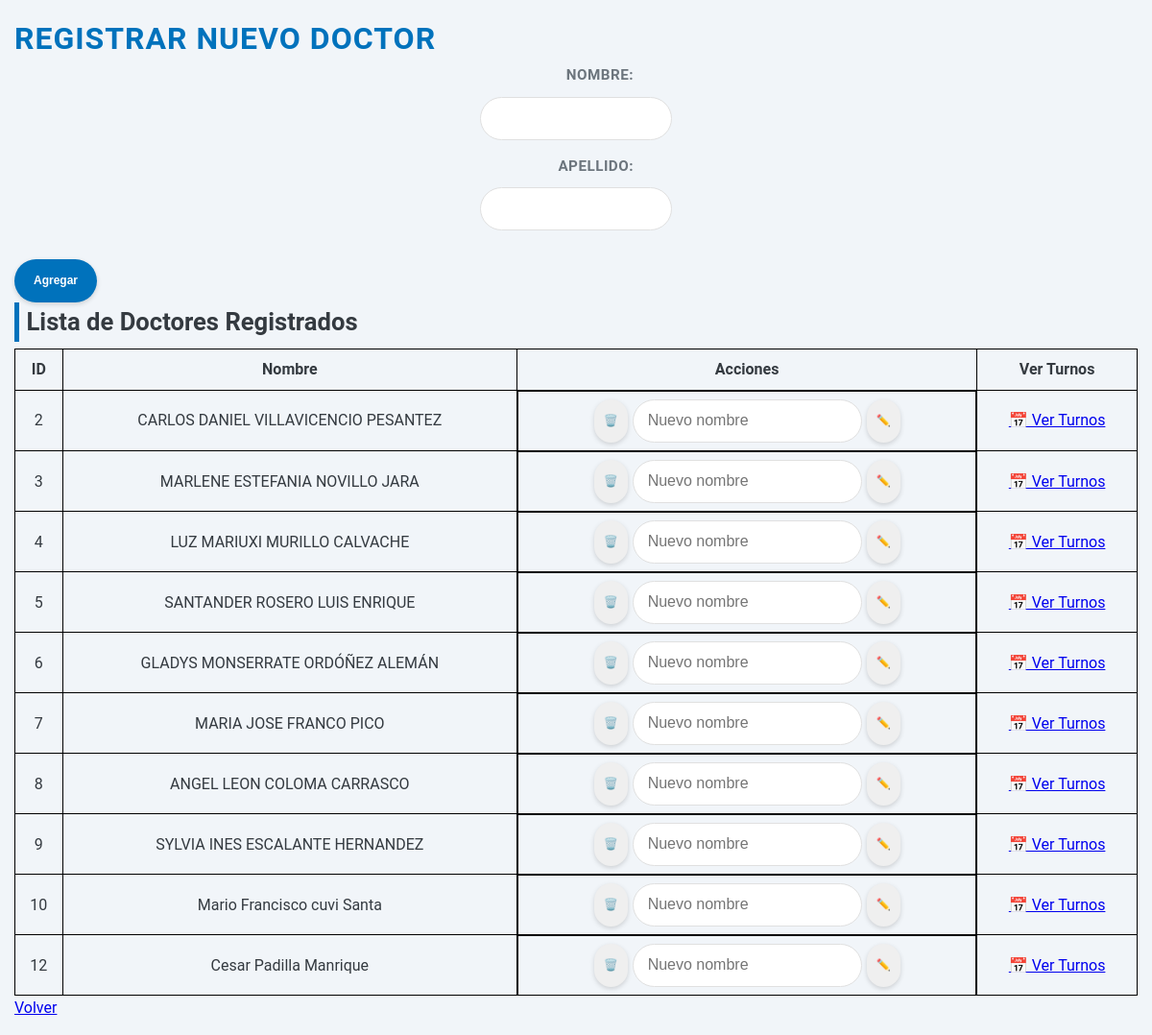
The page /nuevo_doctor (signed in) on the database as committed earlier.
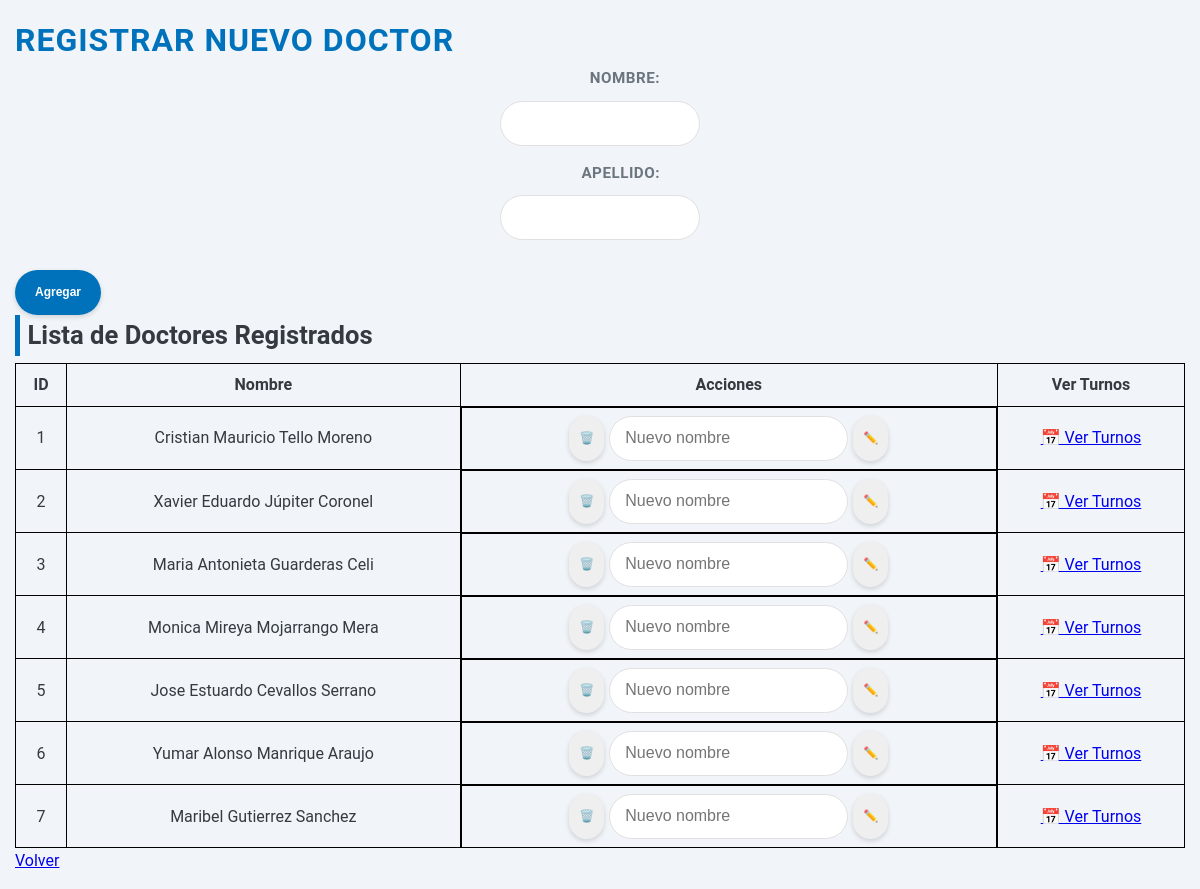
The same page on the database as committed later.
### app.py (models this page shows)
class Doctor(db.Model):
    id = db.Column(db.Integer, primary_key=True)
    name = db.Column(db.String(100), nullable=False, unique=True)

### app.py (the view, shortened to what this page needs)
@app.route('/nuevo_doctor', methods=['GET', 'POST'])
def nuevo_doctor():
    if 'user_id' not in session:
        flash('Debe iniciar sesión primero', 'danger')
        return redirect(url_for('login'))
    doctores = Doctor.query.all()
    scroll_position = request.args.get('scroll_position', 0, type=int)
    return render_template('nuevo_doctor.html', doctores=doctores, scroll_position=scroll_position)

### templates/nuevo_doctor.html (shortened to what this page needs)
<!DOCTYPE html>
<html lang="es">
<head>
    <link rel="stylesheet" href="{{ url_for('static', filename='styles.css') }}">
</head>
<body>
    <h1>Registrar Nuevo Doctor</h1>
    <form action="{{ url_for('nuevo_doctor') }}" method="POST">
        <div class="form-group">
            <label for="nombre">Nombre:</label>
            <input type="text" id="nombre" name="nombre" required>
        </div>
        <div class="form-group">
            <label for="apellido">Apellido:</label>
            <input type="text" id="apellido" name="apellido" required>
        </div>
        <button class="agregar">Agregar</button>
    </form>
    <h2>Lista de Doctores Registrados</h2>
    <table>
        <thead>
            <tr>
                <th>ID</th>
                <th>Nombre</th>
                <th>Acciones</th>
                <th>Ver Turnos</th>
            </tr>
        </thead>
        <tbody>
            {% for doctor in doctores %}
            <tr>
                <td>{{ doctor.id }}</td>
                <td>{{ doctor.name }}</td>
                <td class="acciones">
                    <form action="{{ url_for('eliminar_doctor', id=doctor.id) }}" method="POST">
                        <button type="submit" onclick="return confirm('¿Estás seguro de eliminar este doctor?')">🗑️</button>
                    </form>
                    <form action="{{ url_for('editar_doctor', id=doctor.id) }}" method="POST">
                        <input type="text" name="nuevo_nombre" placeholder="Nuevo nombre" required>
                        <button type="submit">✏️</button>
                    </form>
                </td>
                <td>
                    <a href="{{ url_for('index', doctor_id=doctor.id) }}">📅 Ver Turnos</a>
                </td>
            </tr>
            {% else %}
            <tr>
                <td colspan="3">No hay doctores registrados.</td>
            </tr>
            {% endfor %}
        </tbody>
    </table>
    <a href="{{ url_for('index') }}">Volver</a>
</body>
</html>

### static/styles.css (style rules this page uses)
* { margin: 0; padding: 0; box-sizing: border-box; }
:root { --primary-color: #0072BC; --secondary-color: #6C757D; --success-color: #28A745; --danger-color: #DC3545; --light-color: #F8F9FA; --dark-color: #343A40; --white: #FFFFFF; --border-color: #E0E0E0; --shadow-color: rgba(0, 0, 0, 0.15); --border-radius: 8px; --input-radius: 25px; --spacing-unit: 15px; --transition: all 0.3s ease; }
body { font-family: 'Roboto', 'Trebuchet MS', 'Arial', sans-serif; font-size: 16px; background-color: #F1F5F9; margin: 0; padding: var(--spacing-unit); line-height: 1.6; color: var(--dark-color); }
h1 { font-size: 2rem; color: var(--primary-color); margin: 0; font-weight: 700; text-transform: uppercase; letter-spacing: 1px; }
h2 { font-size: 1.6rem; color: var(--dark-color); margin-bottom: calc(var(--spacing-unit) / 2); font-weight: 600; border-left: 5px solid var(--primary-color); padding-left: calc(var(--spacing-unit) / 2); }
.form-group { display: flex; flex-direction: column; gap: 5px; }
label { font-weight: 600; color: var(--secondary-color); font-size: 0.95rem; text-transform: uppercase; letter-spacing: 0.5px; }
select, input { width: 100%; padding: 10px 15px; border: 1px solid var(--border-color); border-radius: var(--input-radius); font-size: 1rem; box-sizing: border-box; height: 45px; transition: var(--transition); background-color: var(--white); }
button, .btn { display: inline-flex; align-items: center; justify-content: center; gap: 8px; padding: 10px 20px; border: none; border-radius: var(--input-radius); font-size: 1rem; cursor: pointer; transition: var(--transition); text-decoration: none; font-weight: 600; height: 45px; box-shadow: 0 2px 5px var(--shadow-color); }
.agregar { background-color: var(--primary-color); color: var(--white); grid-column: 1 / -1; padding: 12px 20px; margin-top: var(--spacing-unit); }

### templates/nuevo_doctor.html (style rules this page uses)
table { width: 100%; border-collapse: collapse; }
th, td { border: 1px solid black; padding: 8px; text-align: center; }
.acciones { display: flex; gap: 5px; justify-content: center; }
.acciones form { display: flex; gap: 5px; align-items: center; }
button { padding: 5px 10px; font-size: 12px; cursor: pointer; }
.form-group { margin-bottom: 15px; display: flex; align-items: center; gap: 10px; }
.form-group label { width: 120px; text-align: right; }
.form-group input { padding: 5px; width: 200px; }

Rows that differ between the two databases and show on the page:
removed Doctor: id "8", name "ANGEL LEON COLOMA CARRASCO"
removed Doctor: id "9", name "SYLVIA INES ESCALANTE HERNANDEZ"
removed Doctor: id "10", name "Mario Francisco cuvi Santa"
removed Doctor: id "12", name "Cesar Padilla Manrique"
added Doctor: id "1", name "Cristian Mauricio Tello Moreno"
changed Doctor id 2: name "CARLOS DANIEL VILLAVICENCIO PESANTEZ" → "Xavier Eduardo Júpiter Coronel"
changed Doctor id 3: name "MARLENE ESTEFANIA NOVILLO JARA" → "Maria Antonieta Guarderas Celi"
changed Doctor id 4: name "LUZ MARIUXI MURILLO CALVACHE" → "Monica Mireya Mojarrango Mera"
changed Doctor id 5: name "SANTANDER ROSERO LUIS ENRIQUE" → "Jose Estuardo Cevallos Serrano"
changed Doctor id 6: name "GLADYS MONSERRATE ORDÓÑEZ ALEMÁN" → "Yumar Alonso Manrique Araujo"
changed Doctor id 7: name "MARIA JOSE FRANCO PICO" → "Maribel Gutierrez Sanchez"
